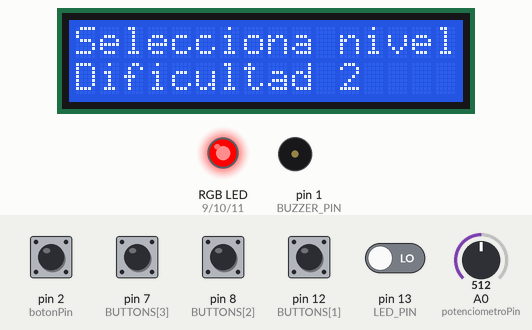
This sketch was run on a simulated Arduino Uno, built with avr-gcc and run on an emulated ATmega328P. On the bench: 16×2 character LCD, an RGB LED mixed from three pins (HIGH = lit), buzzer (waves = sounding). Inputs (shaded band) come from the test bench; at power-on: pin 2 (botonPin) HIGH, pin 7 (BUTTONS[3]), pin 8 (BUTTONS[2]), pin 12 (BUTTONS[1]), pin 13 (LED_PIN) LOW, A0 (potenciometroPin) = 512. Random numbers use the default seed unless the sketch sets one.

Above: at 1.2 s.
1.3 s: pin 2 (botonPin) pulled LOW for 0.15 s
At 2.9 s:
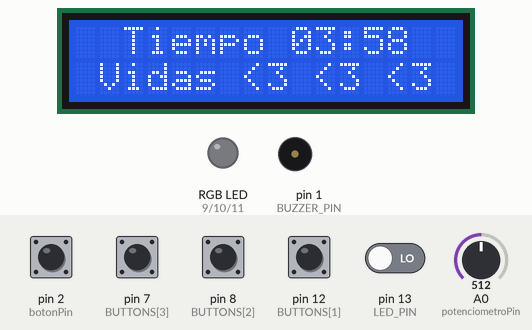
3.8 s: pin 7 (BUTTONS[3]) pulled HIGH for 0.15 s
At 5.1 s:
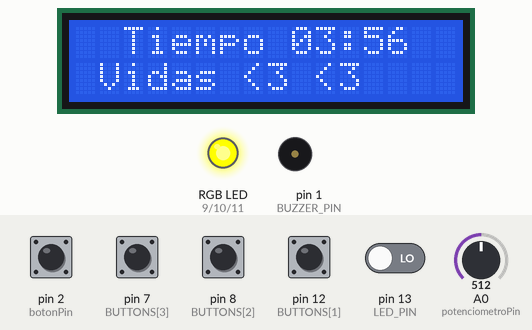
6.9 s: pin 12 (BUTTONS[1]) pulled HIGH for 0.15 s
At 7.8 s:
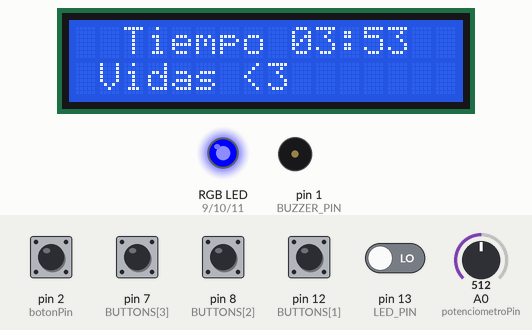
10.0 s: pin 13 (LED_PIN) driven HIGH
At 10.9 s:
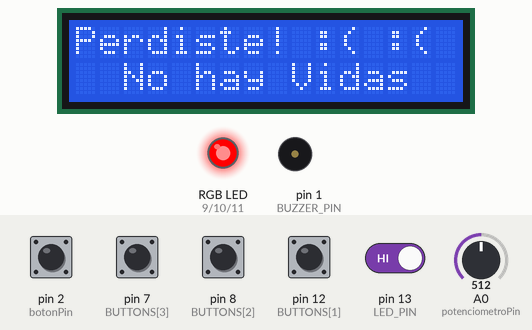
12.1 s: pin 2 (botonPin) pulled LOW for 1 s
At 12.9 s:
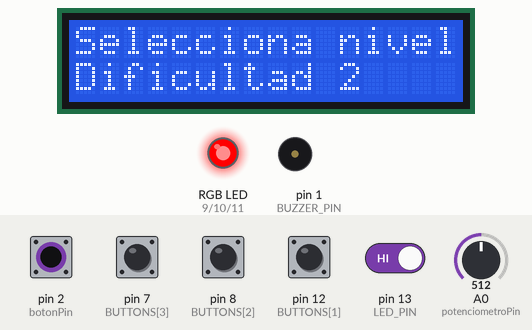
14.6 s: pin 2 (botonPin) pulled LOW for 0.15 s
At 17.4 s:
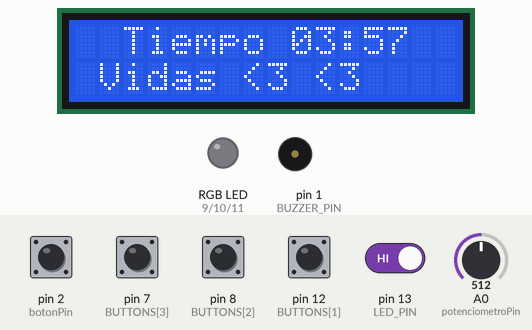
Timing chart, 0 to 18.1 s (numbered marks = the images above; inputs shaded):
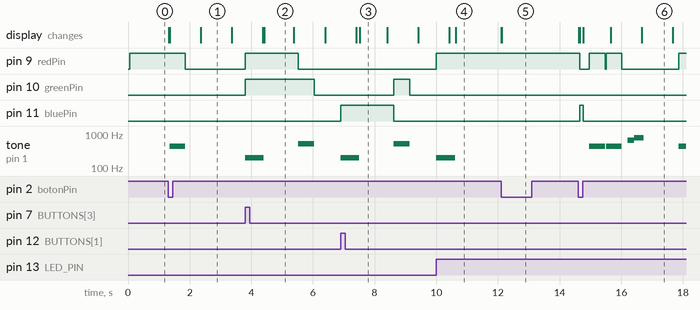

Measured:
- after the input at 1.3 s, pin 9 (redPin): HIGH → LOW after 0.56 s; tone on pin 1 (BUZZER_PIN): silent → 440 Hz after 0.05 s, → silent 0.51 s later; the display: first changes at once (image 1 shows a later state)
- after the input at 3.8 s, pin 9 (redPin): LOW → HIGH at once, → LOW 1.7 s later; pin 10 (greenPin): LOW → HIGH at once, → LOW 2.2 s later; tone on pin 1 (BUZZER_PIN): silent → 200 Hz at once, → silent 0.60 s later, → 523 Hz 1.1 s later, → silent 0.51 s later
- after the input at 6.9 s, pin 10 (greenPin): LOW → HIGH after 1.7 s, → LOW 0.51 s later; pin 11 (bluePin): LOW → HIGH at once, → LOW 1.7 s later; tone on pin 1 (BUZZER_PIN): silent → 200 Hz at once, → silent 0.60 s later, → 523 Hz 1.1 s later, → silent 0.51 s later
- after the input at 10.0 s, pin 9 (redPin): LOW → HIGH at once; tone on pin 1 (BUZZER_PIN): silent → 200 Hz at once, → silent 0.60 s later
- after the input at 12.1 s, the display: first changes at once (image 5 shows a later state)
- after the input at 14.6 s, pin 9 (redPin): goes LOW 0.31 s, HIGH 0.51 s, LOW 0.03 s, HIGH 0.51 s, LOW 1.8 s, then HIGH, starting after 0.05 s; pin 11 (bluePin): LOW → HIGH after 0.05 s, → LOW 0.11 s later
- what the display in image 1 shows lasts 1.0 s, from 2.4 s to 3.4 s

The sketch:

ProyectoArduino.ino
```cpp
#include <Wire.h>
#include <LiquidCrystal_I2C.h>

//------------rgb 1 boton-------------
#define redPin 9
#define greenPin 10
#define bluePin 11
// #define button 13
const long colorDuration = 1000;

unsigned long previousMillis = 0;
unsigned long auxPreviousMillis = 0;
int colorIndex = 0;

// Colores RGB: Rojo, Azul, Verde, Amarillo
int colors[4][3] = {
  {255, 0, 0},     // Rojo
  {0, 0, 255},     // Azul
  {0, 255, 0},     // Verde
  {255, 255, 0}    // Amarillo
};
int currentColor[3] = {0,0,0};
int colorWinner[3] = {255,0,0}; //rojo

bool puzzle1LedRgbStatus = false;
//--------------rgb 1 boton----------------

//--------------simon dice-----------------
const int BUTTONS[4] = {13, 12, 8, 7}; // Rojo, Azul, Verde, Amarillo
const int BUZZER_PIN = 1;

const int tones[4] = {440, 494, 523, 587}; // Tonos por color

enum GameState {
  SHOW_SEQUENCE,
  WAIT_INPUT,
  WAIT_SUCCESS_MELODY,
  PLAY_SUCCESS_MELODY,
  LOSE,
  PAUSE_BEFORE_NEXT
};
GameState gameState = SHOW_SEQUENCE;

const int MAX_SEQUENCE = 100;
int sequence[MAX_SEQUENCE];
int sequenceLength = 0;
int playerIndex = 0;

unsigned long lastActionTime = 0;
const unsigned long lightDuration = 500;
const unsigned long pauseBetweenLights = 300;
const unsigned long debounceDelay = 150;
unsigned long lastButtonTime = 0;

bool showing = false;
int showIndex = 0;

// Manejo de error
bool errorSoundPlaying = false;
unsigned long errorSoundStart = 0;
const unsigned long errorSoundDuration = 600;

// Melodía de éxito
const int successMelody[] = {523, 659, 784};          // DO, MI, SOL
const int successDurations[] = {200, 200, 300};
const int successLength = sizeof(successMelody) / sizeof(successMelody[0]);
int melodyIndex = 0;
unsigned long melodyStartTime = 0;

//--------------simon dice-----------------

#define botonPin 2
#define potenciometroPin A0

LiquidCrystal_I2C digitalLCD(0x27, 16, 2);

unsigned long tiempoTotal;
unsigned long restarTiempo = 0;
bool estadoBotonMenu = false;
bool juegoFinalizado = false;
int vidas = 3;
int dificultad = 1;
bool juegoIniciado = false;
bool aux = true;

/*--------------------------- cortar cables ----------------------------------*/

#define CABLE_0 3
#define CABLE_1 4
#define CABLE_2 5
#define CABLE_3 6
#define LED_PIN 13

long valorRandom;
int i = 0;
bool cableCortado[4] = {false, false, false, false};
int ordenCorrecto[4][4] = {
  {CABLE_0, CABLE_1, CABLE_2, CABLE_3}, // caso 0
  {CABLE_1, CABLE_3, CABLE_0, CABLE_2}, // caso 1
  {CABLE_3, CABLE_0, CABLE_2, CABLE_1}, // caso 2
  {CABLE_2, CABLE_0, CABLE_1, CABLE_3}  // caso 3
};
int pasoActual = 0;

/*--------------------------- cortar cables ----------------------------------*/

void setup() {
  digitalLCD.begin(16, 2);
  // Serial.begin(9600);

  // https://docs.arduino.cc/language-reference/en/functions/random-numbers/random/
  randomSeed(analogRead(0)); // Si el pin analógico 0 está desconectado, el ruido hace que randomSeed() genere números random

  pinMode(botonPin, INPUT_PULLUP);
  pinMode(potenciometroPin, INPUT);
  //--------------------------rgb 1 boton---------------------------------
  pinMode(redPin, OUTPUT);
  pinMode(greenPin, OUTPUT);
  pinMode(bluePin, OUTPUT);
  analogWrite(redPin, colors[colorIndex][0]);
  analogWrite(greenPin, colors[colorIndex][1]);
  analogWrite(bluePin, colors[colorIndex][2]);
  //--------------------------rgb 1 boton---------------------------------
  //----------------------------simon dice----------------------------------
  for (int i = 0; i < 4; i++) pinMode(BUTTONS[i], INPUT);
  pinMode(BUZZER_PIN, OUTPUT);
  startNewRound();
  //----------------------------simon dice----------------------------------

  /*--------------------------- cortar cables ----------------------------------*/
  pinMode(CABLE_0, INPUT);
  pinMode(CABLE_1, INPUT);
  pinMode(CABLE_2, INPUT);
  pinMode(CABLE_3, INPUT);

  valorRandom = random(4); // Valor random entre 0 y 3

  // Muestro el valor random en el serial
  // Serial.print("El codigo es: ");
  // Serial.println(valorRandom);
  /*--------------------------- cortar cables ----------------------------------*/
}

void loop() {

  //=============== Iniciamos el Juego ===============
  if (!juegoIniciado) {
    seleccionarDificultad();
    return;
  }

  //=============== Restar Tiempo ===============
  unsigned long actualMillis = millis();

  if (!juegoFinalizado) {
    mostrarVidas(vidas);

    if (actualMillis - restarTiempo >= 1000 && tiempoTotal > 0) {
      tiempoTotal -= 1000;
      restarTiempo = actualMillis;
      mostrarTiempo();
    }
  //---------------------------rgb 1 boton----------------------------------
  unsigned long auxCurrentMillis = actualMillis;

  if(aux){
    auxPreviousMillis = auxCurrentMillis;
    aux = false;
  }
  if (auxCurrentMillis - auxPreviousMillis >= colorDuration) {

  if(digitalRead(botonPin) != HIGH){
  unsigned long currentMillis = actualMillis;
  puzzle1LedRgbStatus = true;

  if (currentMillis - previousMillis >= colorDuration) {

    previousMillis = currentMillis;

    colorIndex = colorIndex + 1;
    if(colorIndex == 4){
      colorIndex = 0;
    }

    analogWrite(redPin, colors[colorIndex][0]);
    analogWrite(greenPin, colors[colorIndex][1]);
    analogWrite(bluePin, colors[colorIndex][2]);
    currentColor[0] = colors[colorIndex][0];
    currentColor[1] = colors[colorIndex][1];
    currentColor[2] = colors[colorIndex][2];

  }
    if(currentColor[0] == colorWinner[0]&&currentColor[1] == colorWinner[1]&&currentColor[2] == colorWinner[2]){
      // Serial.println("Ganaste");
    }else{
      // Serial.println("Perdiste");
    }
  }else{
    if(puzzle1LedRgbStatus){

    if(currentColor[0] == colorWinner[0]&&currentColor[1] == colorWinner[1]&&currentColor[2] == colorWinner[2]){
      // Serial.println("Ganaste");
      puzzle1LedRgbStatus = false;
    }else{
      // Serial.println("Perdiste");
      analogWrite(redPin, 0);
      analogWrite(greenPin, 0);
      analogWrite(bluePin, 0);
      vidas--;
      puzzle1LedRgbStatus = false;
    }
    }
  }
  }

  //---------------------------rgb 1 boton----------------------------------
  //---------------------------simon dice----------------------------------
  switch (gameState) {
    case SHOW_SEQUENCE:
      showSequence();
      break;
    case WAIT_INPUT:
      readPlayerInput();
      break;
    case WAIT_SUCCESS_MELODY:
      waitSuccessMelody();
      break;
    case PLAY_SUCCESS_MELODY:
      playSuccessMelody();
      break;
    case LOSE:
      handleErrorSound();
      break;
    case PAUSE_BEFORE_NEXT:
      if (millis() - lastActionTime >= 800) {
        startNewRound();
      }
      break;
  }
  //---------------------------simon dice----------------------------------


  }

  //=============== Finalizamos el Juego ===============
  if (tiempoTotal == 0 && !juegoFinalizado) {
    digitalLCD.clear();
    digitalLCD.setCursor(0, 0);
    digitalLCD.print("Perdiste! :( :(");
    digitalLCD.setCursor(0, 1);
    digitalLCD.print(" No hay Tiempo");
    juegoFinalizado = true;
  }

  if (vidas == 0 && !juegoFinalizado) {
    digitalLCD.clear();
    digitalLCD.setCursor(0, 0);
    digitalLCD.print("Perdiste! :( :(");
    digitalLCD.setCursor(0, 1);
    digitalLCD.print("  No hay Vidas");
    juegoFinalizado = true;
  }

  //=============== Reiniciamos el Juego ===============
  if (juegoFinalizado && digitalRead(botonPin) == LOW && !estadoBotonMenu) {
    estadoBotonMenu = true;

    //Si pueden, limpien las variables aca jeje
    juegoFinalizado = false;
    juegoIniciado = false;
    vidas = 3;
    tiempoTotal = 0;
    digitalLCD.clear();
  }

  if (digitalRead(botonPin) == HIGH) {
    estadoBotonMenu = false;
  }

}

void seleccionarDificultad() {
  int lectura = analogRead(potenciometroPin);
  int nuevaDificultad;

  // Valor del Potenciometro: 0 al 1023, se divide por 3
  // Dificultad 1 de 0 a 341 / Dificultad 2 de 341 a 682 / Dificultad 3 de 682 a 1023
  if (lectura < 341) {
    nuevaDificultad = 1;
  } else if (lectura < 682) {
    nuevaDificultad = 2;
  } else {
    nuevaDificultad = 3;
  }

  if (nuevaDificultad != dificultad) {
    dificultad = nuevaDificultad;
    digitalLCD.clear();
  }

  digitalLCD.setCursor(0, 0);
  digitalLCD.print("Selecciona nivel");
  digitalLCD.setCursor(0, 1);
  digitalLCD.print("Dificultad ");
  digitalLCD.print(dificultad);

  /* Manera de ver el valor del Potenciometro
  Serial.print("Valor Potenciometro: ");
  Serial.println(lectura);
  */

  if (digitalRead(botonPin) == LOW && !estadoBotonMenu) {
    estadoBotonMenu = true;
    juegoIniciado = true;

    switch (dificultad) {
      case 1:
        tiempoTotal = 5UL * 60UL * 1000UL; // 5 minutos
        break;
      case 2:
        tiempoTotal = 4UL * 60UL * 1000UL; // 4 minutos
        break;
      case 3:
        tiempoTotal = 3UL * 60UL * 1000UL; // 3 minuto
        break;
    }

    digitalLCD.clear();
    mostrarTiempo();
  }

  if (digitalRead(botonPin) == HIGH) {
    estadoBotonMenu = false;
  }
}

void mostrarTiempo() {
  unsigned long segundosTotales = tiempoTotal / 1000;
  int minutos = segundosTotales / 60;
  int segundos = segundosTotales % 60;

  digitalLCD.setCursor(0, 0);
  digitalLCD.print("  Tiempo ");
  if (minutos < 10) digitalLCD.print("0");
  digitalLCD.print(minutos);
  digitalLCD.print(":");
  if (segundos < 10) digitalLCD.print("0");
  digitalLCD.print(segundos);
}

void mostrarVidas(int vidas) {
  digitalLCD.setCursor(0, 1);
  digitalLCD.print(" Vidas ");
  for (int i = 0; i < vidas; i++) {
    digitalLCD.print("<3 ");
  }
  for (int i = vidas; i < 3; i++) {
    digitalLCD.print("   ");
  }
}

//Funciones simon dice
void showSequence() {
  if (showIndex < sequenceLength) {
    if (!showing && millis() - lastActionTime >= pauseBetweenLights) {
      int color = sequence[showIndex];
      setColorByIndex(color);
      tone(BUZZER_PIN, tones[color]);
      showing = true;
      lastActionTime = millis();
    } else if (showing && millis() - lastActionTime >= lightDuration) {
      setColorByIndex(-1);
      noTone(BUZZER_PIN);
      showing = false;
      showIndex++;
      lastActionTime = millis();
    }
  } else {
    gameState = WAIT_INPUT;
    showIndex = 0;
    playerIndex = 0;
  }
}

void readPlayerInput() {
  if (millis() - lastButtonTime < debounceDelay) return;

  for (int i = 0; i < 4; i++) {
    if (digitalRead(BUTTONS[i]) == HIGH) {
      lastButtonTime = millis();
      setColorByIndex(i);
      tone(BUZZER_PIN, tones[i]);
      showing = true;
      lastActionTime = millis();

      if (i == sequence[playerIndex]) {
        playerIndex++;
        if (playerIndex >= sequenceLength) {
          gameState = WAIT_SUCCESS_MELODY;
          lastActionTime = millis();
        }
      } else {
        gameState = LOSE;
        tone(BUZZER_PIN, 200); // tono de error
        errorSoundPlaying = true;
        errorSoundStart = millis();
      }
      return;
    }
  }

  if (showing && millis() - lastActionTime >= lightDuration) {
    setColorByIndex(-1);
    noTone(BUZZER_PIN);
    showing = false;
  }
}

void waitSuccessMelody() {
  if (millis() - lastActionTime >= lightDuration) {
    setColorByIndex(-1);
    noTone(BUZZER_PIN);
    gameState = PLAY_SUCCESS_MELODY;
    melodyIndex = 0;
    melodyStartTime = millis();
  }
}

void playSuccessMelody() {
  if (melodyIndex < successLength) {
    if (millis() - melodyStartTime >= successDurations[melodyIndex]) {
      noTone(BUZZER_PIN);
      melodyIndex++;
      melodyStartTime = millis();
      if (melodyIndex < successLength) {
        tone(BUZZER_PIN, successMelody[melodyIndex]);
      }
    } else if (melodyIndex == 0 && (millis() - melodyStartTime == 0)) {
      tone(BUZZER_PIN, successMelody[melodyIndex]);
    }
  } else {
    noTone(BUZZER_PIN);
    gameState = PAUSE_BEFORE_NEXT;
    lastActionTime = millis();
  }
}

void handleErrorSound() {
  if (errorSoundPlaying && millis() - errorSoundStart >= errorSoundDuration) {
    noTone(BUZZER_PIN);
    errorSoundPlaying = false;
    resetGame();
  }
}

void startNewRound() {
  sequence[sequenceLength] = random(0, 4);
  sequenceLength++;
  gameState = SHOW_SEQUENCE;
  showIndex = 0;
  showing = false;
  lastActionTime = millis();
}

void resetGame() {
  sequenceLength = 0;
  vidas--;
  gameState = PAUSE_BEFORE_NEXT;
  lastActionTime = millis();
}

void setColorByIndex(int index) {
  if (index >= 0 && index < 4) {
    analogWrite(redPin, colors[index][0]);
    analogWrite(greenPin, colors[index][1]);
    analogWrite(bluePin, colors[index][2]);
  } else {
    analogWrite(redPin, 0);
    analogWrite(greenPin, 0);
    analogWrite(bluePin, 0);
  }
}

/*--------------------------- cortar cables ----------------------------------*/

void cortar_cables() { // TODO: Cambiar los output serial por el display, agregar dificultades, restar vidas

  int pinEsperado = ordenCorrecto[valorRandom][pasoActual];

  if (digitalRead(pinEsperado) == LOW) {
    // Serial.println("Cable correcto cortado");
    cableCortado[pasoActual] = true;
    pasoActual++; // Actualizo el contador

    if (pasoActual == 4) {
      // Serial.println("Bomba desactivada!");
      while (true) {/* nada */}
    }

    delay(200); // Para evitar doble lectura
  }

  // Reviso si se corto un cable fuera de orden
  for (int i = 0; i < 4; i++) {
    int pin = ordenCorrecto[valorRandom][i];
    if (i != pasoActual && !cableCortado[i] && digitalRead(pin) == LOW) {
    	// Serial.println("nt"); // Mensaje cuando explota
  		digitalWrite(LED_PIN, HIGH);
  		while (true) {/* nada */}
    }
  }
}
```
